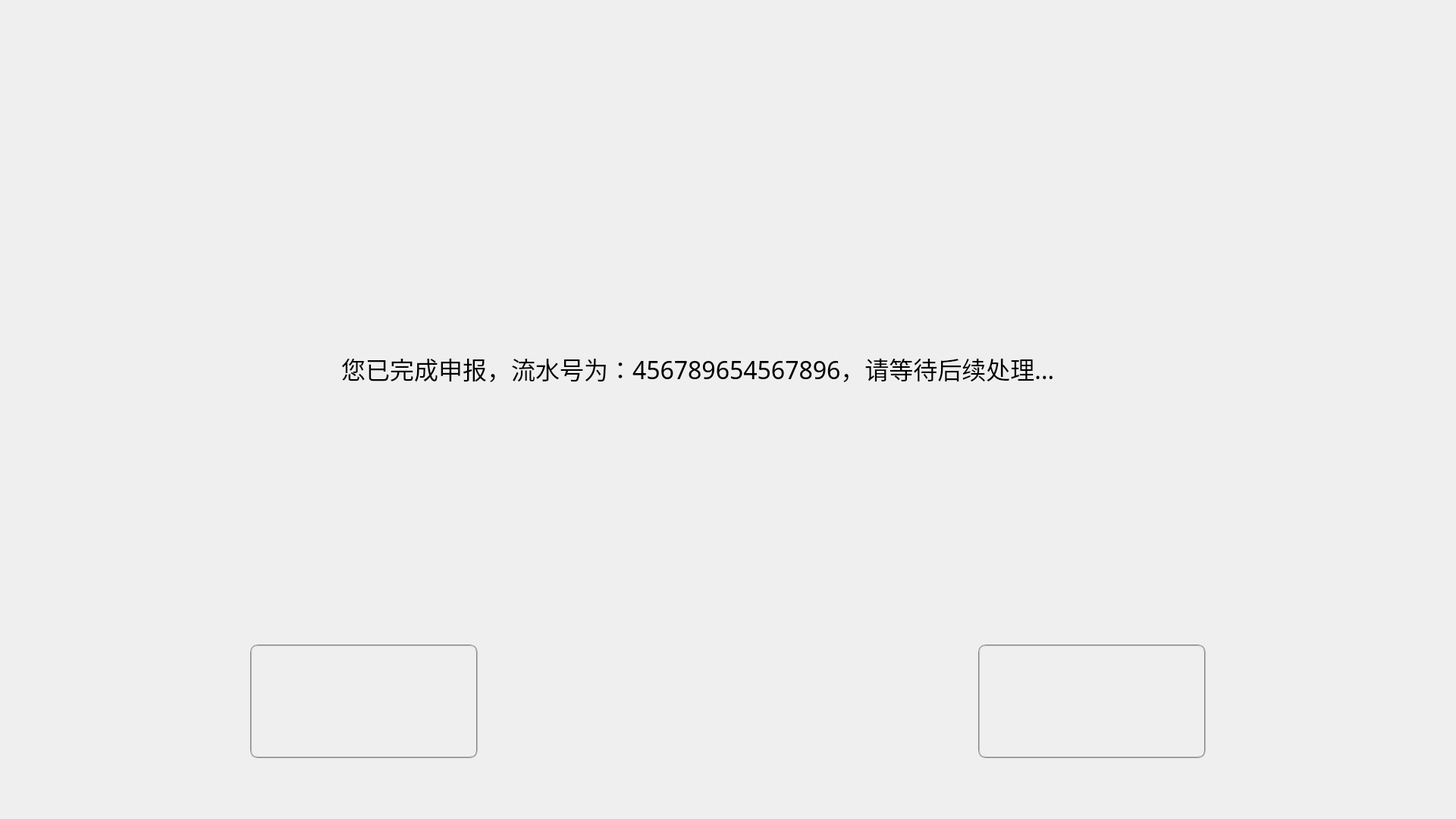
<?xml version="1.0" encoding="UTF-8"?>
<ui version="4.0">
 <class>PayinsuranceDoneDialog</class>
 <widget class="QDialog" name="PayinsuranceDoneDialog">
  <property name="geometry">
   <rect>
    <x>0</x>
    <y>0</y>
    <width>1920</width>
    <height>1080</height>
   </rect>
  </property>
  <property name="windowTitle">
   <string>PayinsuranceDoneDialog</string>
  </property>
  <property name="styleSheet">
   <string notr="true"/>
  </property>
  <widget class="QPushButton" name="pBtnDone">
   <property name="geometry">
    <rect>
     <x>1290</x>
     <y>850</y>
     <width>300</width>
     <height>150</height>
    </rect>
   </property>
   <property name="font">
    <font>
     <pointsize>22</pointsize>
    </font>
   </property>
   <property name="styleSheet">
    <string notr="true">border:2px groove gray;border-radius:10px;padding:2px 4px;
border-image: url(:/Resources/Images/finishon.png);</string>
   </property>
   <property name="text">
    <string/>
   </property>
  </widget>
  <widget class="QPushButton" name="pBtnHomepage">
   <property name="geometry">
    <rect>
     <x>330</x>
     <y>850</y>
     <width>300</width>
     <height>150</height>
    </rect>
   </property>
   <property name="font">
    <font>
     <family>Algerian</family>
     <pointsize>22</pointsize>
    </font>
   </property>
   <property name="styleSheet">
    <string notr="true">border:2px groove gray;border-radius:10px;padding:2px 4px;
border-image: url(:/Resources/Images/cancelon.png);</string>
   </property>
   <property name="text">
    <string/>
   </property>
  </widget>
  <widget class="QLabel" name="label">
   <property name="geometry">
    <rect>
     <x>450</x>
     <y>400</y>
     <width>1241</width>
     <height>171</height>
    </rect>
   </property>
   <property name="font">
    <font>
     <family>宋体</family>
     <pointsize>24</pointsize>
    </font>
   </property>
   <property name="text">
    <string>您已完成申报，流水号为：456789654567896，请等待后续处理...</string>
   </property>
  </widget>
 </widget>
 <layoutdefault spacing="6" margin="11"/>
 <resources>
  <include location="payinsurancedonedialog.qrc"/>
 </resources>
 <connections/>
</ui>
